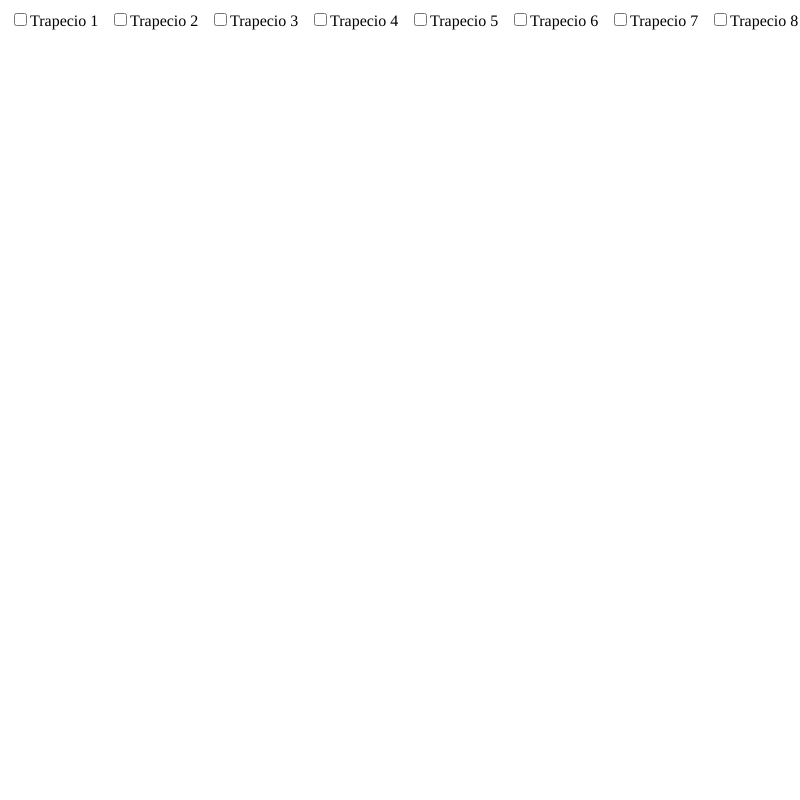
Frame 1 (no input)
Frame 60 (no input): identical to frame 1, image omitted
Frame 120 (the mouse pressed at the canvas centre since frame 60): identical to frame 1, image omitted

The p5.js sketch that drew this single still picture (run headless with seeded random() and noise() and a simulated clock; from frame 60 on, the mouse is pressed at the canvas centre):

// p5.js sketch
// ── sketch.js
/*
Spinner

Este programa dibuja una serie de trapezoides en una circunferencia. Cada trapezoide
se colorea de un color diferente y se dibuja con vértices determinados por puntos
en la circunferencia. Los puntos son calculados mediante funciones matemáticas y 
guardados en un arreglo. Luego, se generan los vértices de los trapezoides y se dibujan
en la pantalla. 
*/

let puntos = []; // Array para almacenar los puntos que forman el círculo exterior y el interior.
let arrPuntosTrapecios = []; // Array para almacenar los vértices de los trapecios.
let arrColores = []; // Array para almacenar los colores de los trapecios.
let arrCheckbox = [];

function setup() {
  createCanvas(800, 800); // Crea un canvas de 800x800.

  // Crea el checkbox y lo posiciona en la esquina superior izquierda del canvas
  for (let i = 0; i < 8; i++) {
    checkbox = createCheckbox('Trapecio ' + (i+1)  , false);

    //checkbox.position(10, 10 + i*30);
    checkbox.position(10 + i*100, 10 );
    arrCheckbox[i] = checkbox;
  
  }


  angleMode(DEGREES); // Cambia el modo de ángulos a grados.
  strokeWeight(1); // Establece el grosor de los trazos en 1 píxel.
  stroke(5, 5, 5); // Establece el color de los trazos en RGB(5, 5, 5).
  fill(255, 255, 255); // Establece el color de relleno en RGB(255, 255, 255) (blanco).
}


function draw() {
  background(255); // Establece el fondo en blanco.
  const cx = width / 2; // Obtiene la coordenada x del centro del canvas.
  const cy = height / 2; // Obtiene la coordenada y del centro del canvas.
  const r = 400; // Establece el radio del círculo exterior.
  const angleStep = 45; // Establece el ángulo de separación entre cada punto.
  const start = angleStep / 2; // Establece el ángulo inicial.

  drawPointsOnCircle(cx, cy, r, angleStep, start, 8); // Dibuja los puntos del círculo exterior e interior.
  verticesTrapecios(); // Calcula los vértices de los trapecios.

  //if (checkbox.checked()) {

    for (let i = 0; i < 8; i++) {
      if (arrCheckbox[i].checked()) {
        dibujaTrapecio(arrPuntosTrapecios[i], i); // Dibuja cada trapecio con su respectivo color.
        
      }
    }

    //noLoop(); // Detiene el loop de dibujo.

  /* }else{
    createCanvas(800, 800); // Crea un canvas de 800x800.

  }
 */
  
}


/*
La función drawPointsOnCircle() dibuja un conjunto de puntos equidistantes sobre 
una circunferencia dada por su centro (cx,cy) y su radio (r). Los puntos se dibujan 
usando el ángulo inicial (start) y el ángulo de incremento (angleStep) dados, y 
se almacenan en un arreglo para su posterior uso en la generación de los vértices 
de los trapezoides. 
*/
function drawPointsOnCircle(cx, cy, r, angleStep, start, numPoints) {
  //strokeWeight(10); // Establece el grosor de los puntos en 10 píxeles.

  for (let i = 0; i < numPoints; i++) {
    const angle = i * angleStep - start; // Calcula el ángulo para el punto actual.
    const x = cx + r * cos(angle); // Calcula la coordenada x del punto.
    const y = cy + r * sin(angle); // Calcula la coordenada y del punto.

    puntos[i] = [x, y]; // Agrega el punto al array de puntos.

    if (i < 3) {
      puntos[8 + i] = [x, y]; // Agrega el punto al array de puntos del círculo interior.
    }
  }
}


/*
La función "verticesTrapecios" se encarga de generar los vértices de los trapecios a 
partir de los puntos que se han dibujado en la circunferencia. La variable "k" se 
inicializa en 3, y se utiliza para controlar en qué posición del array "arrPuntosTrapecios" 
se van a agregar los vértices de cada trapecio. El bucle "for" recorre los primeros 8 puntos 
que se han generado en la circunferencia, y para cada uno de ellos se agregan los 4 puntos 
siguientes para formar un trapecio. Estos puntos se agregan en un array que se ubica en la 
posición correspondiente en "arrPuntosTrapecios". Después de agregar los puntos, la 
variable "k" se incrementa en 1, y si llega a 8, se reinicia a 0.
*/

function verticesTrapecios() {
  let k = 3;
  for (let i = 0; i < 8; i++) {
    arrPuntosTrapecios[k] = [      puntos[i],
      puntos[i + 1],
      puntos[i + 2],
      puntos[i + 3]
    ]; // Agrega los vértices del trapecio al array correspondiente.
    k++;
    if (k == 8) {
      k = 0;
    }
  }
}


/*
La función "dibujaTrapecio" se encarga de dibujar un trapecio en el lienzo. 
Recibe como argumentos los puntos que forman el trapecio (en un array de 4 elementos) y 
un número "k" que indica qué color se le asignará al trapecio (a través de un switch). 
Primero se deshabilita el trazo con "noStroke()", y después se define el color de relleno 
con el valor correspondiente al número "k". Luego, se inicia el dibujo de un polígono con 
"beginShape()", y se agregan los cuatro puntos del trapecio con "vertex()". Finalmente, 
se cierra el polígono con "endShape(CLOSE)" para que quede completamente llenado.
*/

function dibujaTrapecio(puntos, k) {
  noStroke();

  switch (k) {
    case 0:
      fill(48, 45, 126, 70);
      break;
    case 1:
      fill(126, 45, 126, 70);
      break;
    case 2:
      fill(0, 126, 126, 70);
      break;
    case 3:
      fill(126, 10, 126, 70);
      break;
    case 4:
      fill(50, 10, 50, 70);
      break;
    case 5:
      fill(150, 10, 250, 70);
      break;
    case 6:
      fill(150, 210, 50, 70);
      break;
    case 7:
      fill(250, 150, 150, 70);
      break;
  }

  beginShape();
  vertex(puntos[0][0], puntos[0][1]);
  vertex(puntos[1][0], puntos[1][1]);
  vertex(puntos[2][0], puntos[2][1]);
  vertex(puntos[3][0], puntos[3][1]);
  endShape(CLOSE);

}
